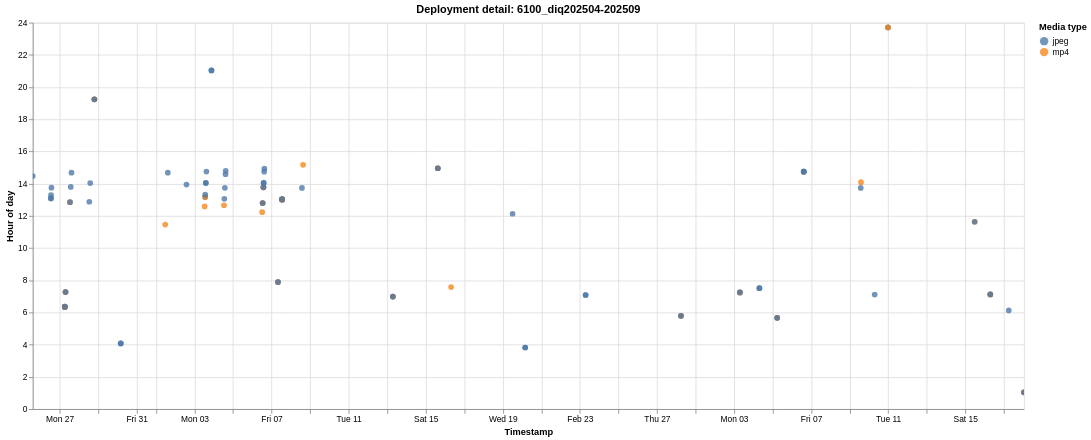

This figure's Vega-Lite source:
### Vega-Lite specification from a JSON file in a GitHub repository (floating-point values rounded to 4 significant figures)
{"$schema": "https://vega.github.io/schema/vega-lite/v6.1.0.json", "config": {"view": {"continuousHeight": 300, "continuousWidth": 300}}, "data": {"name": "data-4d01d35bcd342b71f752c913e9ed1472"}, "datasets": {"data-4d01d35bcd342b71f752c913e9ed1472": [{"deployment": "6100_diq202504-202509", "deployment_order": 23, "event_index": 0, "hour_of_day": 14.47, "media_type": "jpeg", "timestamp": "2025-01-25T14:28:22"}, {"deployment": "6100_diq202504-202509", "deployment_order": 23, "event_index": 1, "hour_of_day": 13.07, "media_type": "jpeg", "timestamp": "2025-01-26T13:04:20"}, {"deployment": "6100_diq202504-202509", "deployment_order": 23, "event_index": 2, "hour_of_day": 13.1, "media_type": "jpeg", "timestamp": "2025-01-26T13:06:05"}, {"deployment": "6100_diq202504-202509", "deployment_order": 23, "event_index": 3, "hour_of_day": 13.29, "media_type": "jpeg", "timestamp": "2025-01-26T13:17:14"}, {"deployment": "6100_diq202504-202509", "deployment_order": 23, "event_index": 4, "hour_of_day": 13.75, "media_type": "jpeg", "timestamp": "2025-01-26T13:45:15"}, {"deployment": "6100_diq202504-202509", "deployment_order": 23, "event_index": 5, "hour_of_day": 6.347, "media_type": "jpeg", "timestamp": "2025-01-27T06:20:48"}, {"deployment": "6100_diq202504-202509", "deployment_order": 23, "event_index": 6, "hour_of_day": 6.347, "media_type": "mp4", "timestamp": "2025-01-27T06:20:48"}, {"deployment": "6100_diq202504-202509", "deployment_order": 23, "event_index": 7, "hour_of_day": 6.347, "media_type": "jpeg", "timestamp": "2025-01-27T06:20:49"}, {"deployment": "6100_diq202504-202509", "deployment_order": 23, "event_index": 8, "hour_of_day": 6.36, "media_type": "jpeg", "timestamp": "2025-01-27T06:21:36"}, {"deployment": "6100_diq202504-202509", "deployment_order": 23, "event_index": 9, "hour_of_day": 6.36, "media_type": "mp4", "timestamp": "2025-01-27T06:21:36"}, {"deployment": "6100_diq202504-202509", "deployment_order": 23, "event_index": 10, "hour_of_day": 6.36, "media_type": "jpeg", "timestamp": "2025-01-27T06:21:37"}, {"deployment": "6100_diq202504-202509", "deployment_order": 23, "event_index": 11, "hour_of_day": 7.272, "media_type": "jpeg", "timestamp": "2025-01-27T07:16:21"}, {"deployment": "6100_diq202504-202509", "deployment_order": 23, "event_index": 12, "hour_of_day": 7.272, "media_type": "mp4", "timestamp": "2025-01-27T07:16:21"}, {"deployment": "6100_diq202504-202509", "deployment_order": 23, "event_index": 13, "hour_of_day": 7.273, "media_type": "jpeg", "timestamp": "2025-01-27T07:16:22"}, {"deployment": "6100_diq202504-202509", "deployment_order": 23, "event_index": 14, "hour_of_day": 12.85, "media_type": "mp4", "timestamp": "2025-01-27T12:51:05"}, {"deployment": "6100_diq202504-202509", "deployment_order": 23, "event_index": 15, "hour_of_day": 12.85, "media_type": "jpeg", "timestamp": "2025-01-27T12:51:06"}, {"deployment": "6100_diq202504-202509", "deployment_order": 23, "event_index": 16, "hour_of_day": 13.8, "media_type": "jpeg", "timestamp": "2025-01-27T13:47:50"}, {"deployment": "6100_diq202504-202509", "deployment_order": 23, "event_index": 17, "hour_of_day": 14.68, "media_type": "jpeg", "timestamp": "2025-01-27T14:40:57"}, {"deployment": "6100_diq202504-202509", "deployment_order": 23, "event_index": 18, "hour_of_day": 12.88, "media_type": "jpeg", "timestamp": "2025-01-28T12:52:41"}, {"deployment": "6100_diq202504-202509", "deployment_order": 23, "event_index": 19, "hour_of_day": 14.04, "media_type": "jpeg", "timestamp": "2025-01-28T14:02:07"}, {"deployment": "6100_diq202504-202509", "deployment_order": 23, "event_index": 20, "hour_of_day": 19.24, "media_type": "jpeg", "timestamp": "2025-01-28T19:14:28"}, {"deployment": "6100_diq202504-202509", "deployment_order": 23, "event_index": 21, "hour_of_day": 19.24, "media_type": "mp4", "timestamp": "2025-01-28T19:14:28"}, {"deployment": "6100_diq202504-202509", "deployment_order": 23, "event_index": 22, "hour_of_day": 19.24, "media_type": "jpeg", "timestamp": "2025-01-28T19:14:29"}, {"deployment": "6100_diq202504-202509", "deployment_order": 23, "event_index": 23, "hour_of_day": 4.078, "media_type": "jpeg", "timestamp": "2025-01-30T04:04:40"}, {"deployment": "6100_diq202504-202509", "deployment_order": 23, "event_index": 24, "hour_of_day": 4.078, "media_type": "jpeg", "timestamp": "2025-01-30T04:04:41"}, {"deployment": "6100_diq202504-202509", "deployment_order": 23, "event_index": 25, "hour_of_day": 11.46, "media_type": "mp4", "timestamp": "2025-02-01T11:27:26"}, {"deployment": "6100_diq202504-202509", "deployment_order": 23, "event_index": 26, "hour_of_day": 14.68, "media_type": "jpeg", "timestamp": "2025-02-01T14:41:04"}, {"deployment": "6100_diq202504-202509", "deployment_order": 23, "event_index": 27, "hour_of_day": 13.94, "media_type": "jpeg", "timestamp": "2025-02-02T13:56:33"}, {"deployment": "6100_diq202504-202509", "deployment_order": 23, "event_index": 28, "hour_of_day": 12.59, "media_type": "mp4", "timestamp": "2025-02-03T12:35:14"}, {"deployment": "6100_diq202504-202509", "deployment_order": 23, "event_index": 29, "hour_of_day": 13.17, "media_type": "jpeg", "timestamp": "2025-02-03T13:10:06"}, {"deployment": "6100_diq202504-202509", "deployment_order": 23, "event_index": 30, "hour_of_day": 13.17, "media_type": "mp4", "timestamp": "2025-02-03T13:10:06"}, {"deployment": "6100_diq202504-202509", "deployment_order": 23, "event_index": 31, "hour_of_day": 13.31, "media_type": "jpeg", "timestamp": "2025-02-03T13:18:52"}, {"deployment": "6100_diq202504-202509", "deployment_order": 23, "event_index": 32, "hour_of_day": 14.04, "media_type": "jpeg", "timestamp": "2025-02-03T14:02:15"}, {"deployment": "6100_diq202504-202509", "deployment_order": 23, "event_index": 33, "hour_of_day": 14.05, "media_type": "jpeg", "timestamp": "2025-02-03T14:03:03"}, {"deployment": "6100_diq202504-202509", "deployment_order": 23, "event_index": 34, "hour_of_day": 14.75, "media_type": "jpeg", "timestamp": "2025-02-03T14:45:17"}, {"deployment": "6100_diq202504-202509", "deployment_order": 23, "event_index": 35, "hour_of_day": 21.03, "media_type": "jpeg", "timestamp": "2025-02-03T21:01:57"}, {"deployment": "6100_diq202504-202509", "deployment_order": 23, "event_index": 36, "hour_of_day": 21.03, "media_type": "jpeg", "timestamp": "2025-02-03T21:01:58"}, {"deployment": "6100_diq202504-202509", "deployment_order": 23, "event_index": 37, "hour_of_day": 12.65, "media_type": "mp4", "timestamp": "2025-02-04T12:39:12"}, {"deployment": "6100_diq202504-202509", "deployment_order": 23, "event_index": 38, "hour_of_day": 13.06, "media_type": "jpeg", "timestamp": "2025-02-04T13:03:26"}, {"deployment": "6100_diq202504-202509", "deployment_order": 23, "event_index": 39, "hour_of_day": 13.74, "media_type": "jpeg", "timestamp": "2025-02-04T13:44:30"}, {"deployment": "6100_diq202504-202509", "deployment_order": 23, "event_index": 40, "hour_of_day": 14.59, "media_type": "jpeg", "timestamp": "2025-02-04T14:35:28"}, {"deployment": "6100_diq202504-202509", "deployment_order": 23, "event_index": 41, "hour_of_day": 14.8, "media_type": "jpeg", "timestamp": "2025-02-04T14:48:08"}, {"deployment": "6100_diq202504-202509", "deployment_order": 23, "event_index": 42, "hour_of_day": 12.23, "media_type": "mp4", "timestamp": "2025-02-06T12:13:42"}, {"deployment": "6100_diq202504-202509", "deployment_order": 23, "event_index": 43, "hour_of_day": 12.79, "media_type": "jpeg", "timestamp": "2025-02-06T12:47:39"}, {"deployment": "6100_diq202504-202509", "deployment_order": 23, "event_index": 44, "hour_of_day": 12.79, "media_type": "mp4", "timestamp": "2025-02-06T12:47:39"}, {"deployment": "6100_diq202504-202509", "deployment_order": 23, "event_index": 45, "hour_of_day": 12.79, "media_type": "jpeg", "timestamp": "2025-02-06T12:47:40"}, {"deployment": "6100_diq202504-202509", "deployment_order": 23, "event_index": 46, "hour_of_day": 13.77, "media_type": "jpeg", "timestamp": "2025-02-06T13:46:25"}, {"deployment": "6100_diq202504-202509", "deployment_order": 23, "event_index": 47, "hour_of_day": 13.77, "media_type": "mp4", "timestamp": "2025-02-06T13:46:25"}, {"deployment": "6100_diq202504-202509", "deployment_order": 23, "event_index": 48, "hour_of_day": 13.77, "media_type": "jpeg", "timestamp": "2025-02-06T13:46:26"}, {"deployment": "6100_diq202504-202509", "deployment_order": 23, "event_index": 49, "hour_of_day": 14.02, "media_type": "jpeg", "timestamp": "2025-02-06T14:01:23"}, {"deployment": "6100_diq202504-202509", "deployment_order": 23, "event_index": 50, "hour_of_day": 14.06, "media_type": "jpeg", "timestamp": "2025-02-06T14:03:49"}, {"deployment": "6100_diq202504-202509", "deployment_order": 23, "event_index": 51, "hour_of_day": 14.75, "media_type": "jpeg", "timestamp": "2025-02-06T14:44:49"}, {"deployment": "6100_diq202504-202509", "deployment_order": 23, "event_index": 52, "hour_of_day": 14.94, "media_type": "jpeg", "timestamp": "2025-02-06T14:56:27"}, {"deployment": "6100_diq202504-202509", "deployment_order": 23, "event_index": 53, "hour_of_day": 7.889, "media_type": "jpeg", "timestamp": "2025-02-07T07:53:22"}, {"deployment": "6100_diq202504-202509", "deployment_order": 23, "event_index": 54, "hour_of_day": 7.889, "media_type": "mp4", "timestamp": "2025-02-07T07:53:22"}, {"deployment": "6100_diq202504-202509", "deployment_order": 23, "event_index": 55, "hour_of_day": 7.89, "media_type": "jpeg", "timestamp": "2025-02-07T07:53:23"}, {"deployment": "6100_diq202504-202509", "deployment_order": 23, "event_index": 56, "hour_of_day": 13.01, "media_type": "jpeg", "timestamp": "2025-02-07T13:00:52"}, {"deployment": "6100_diq202504-202509", "deployment_order": 23, "event_index": 57, "hour_of_day": 13.01, "media_type": "mp4", "timestamp": "2025-02-07T13:00:52"}, {"deployment": "6100_diq202504-202509", "deployment_order": 23, "event_index": 58, "hour_of_day": 13.01, "media_type": "jpeg", "timestamp": "2025-02-07T13:00:53"}, {"deployment": "6100_diq202504-202509", "deployment_order": 23, "event_index": 59, "hour_of_day": 13.02, "media_type": "jpeg", "timestamp": "2025-02-07T13:01:24"}, {"deployment": "6100_diq202504-202509", "deployment_order": 23, "event_index": 60, "hour_of_day": 13.02, "media_type": "mp4", "timestamp": "2025-02-07T13:01:24"}, {"deployment": "6100_diq202504-202509", "deployment_order": 23, "event_index": 61, "hour_of_day": 13.02, "media_type": "jpeg", "timestamp": "2025-02-07T13:01:25"}, {"deployment": "6100_diq202504-202509", "deployment_order": 23, "event_index": 62, "hour_of_day": 13.03, "media_type": "jpeg", "timestamp": "2025-02-07T13:02:04"}, {"deployment": "6100_diq202504-202509", "deployment_order": 23, "event_index": 63, "hour_of_day": 13.03, "media_type": "mp4", "timestamp": "2025-02-07T13:02:04"}, {"deployment": "6100_diq202504-202509", "deployment_order": 23, "event_index": 64, "hour_of_day": 13.03, "media_type": "jpeg", "timestamp": "2025-02-07T13:02:05"}, {"deployment": "6100_diq202504-202509", "deployment_order": 23, "event_index": 65, "hour_of_day": 13.74, "media_type": "jpeg", "timestamp": "2025-02-08T13:44:15"}, {"deployment": "6100_diq202504-202509", "deployment_order": 23, "event_index": 66, "hour_of_day": 15.17, "media_type": "mp4", "timestamp": "2025-02-08T15:10:18"}, {"deployment": "6100_diq202504-202509", "deployment_order": 23, "event_index": 67, "hour_of_day": 6.99, "media_type": "jpeg", "timestamp": "2025-02-13T06:59:25"}, {"deployment": "6100_diq202504-202509", "deployment_order": 23, "event_index": 68, "hour_of_day": 6.99, "media_type": "mp4", "timestamp": "2025-02-13T06:59:25"}, {"deployment": "6100_diq202504-202509", "deployment_order": 23, "event_index": 69, "hour_of_day": 6.991, "media_type": "jpeg", "timestamp": "2025-02-13T06:59:26"}, {"deployment": "6100_diq202504-202509", "deployment_order": 23, "event_index": 70, "hour_of_day": 14.96, "media_type": "jpeg", "timestamp": "2025-02-15T14:57:29"}, {"deployment": "6100_diq202504-202509", "deployment_order": 23, "event_index": 71, "hour_of_day": 14.96, "media_type": "mp4", "timestamp": "2025-02-15T14:57:29"}, {"deployment": "6100_diq202504-202509", "deployment_order": 23, "event_index": 72, "hour_of_day": 14.96, "media_type": "jpeg", "timestamp": "2025-02-15T14:57:30"}, {"deployment": "6100_diq202504-202509", "deployment_order": 23, "event_index": 73, "hour_of_day": 7.577, "media_type": "mp4", "timestamp": "2025-02-16T07:34:38"}, {"deployment": "6100_diq202504-202509", "deployment_order": 23, "event_index": 74, "hour_of_day": 12.13, "media_type": "jpeg", "timestamp": "2025-02-19T12:07:53"}, {"deployment": "6100_diq202504-202509", "deployment_order": 23, "event_index": 75, "hour_of_day": 3.826, "media_type": "jpeg", "timestamp": "2025-02-20T03:49:33"}, {"deployment": "6100_diq202504-202509", "deployment_order": 23, "event_index": 76, "hour_of_day": 3.826, "media_type": "jpeg", "timestamp": "2025-02-20T03:49:34"}, {"deployment": "6100_diq202504-202509", "deployment_order": 23, "event_index": 77, "hour_of_day": 7.086, "media_type": "jpeg", "timestamp": "2025-02-23T07:05:11"}, {"deployment": "6100_diq202504-202509", "deployment_order": 23, "event_index": 78, "hour_of_day": 7.087, "media_type": "jpeg", "timestamp": "2025-02-23T07:05:12"}, {"deployment": "6100_diq202504-202509", "deployment_order": 23, "event_index": 79, "hour_of_day": 5.789, "media_type": "jpeg", "timestamp": "2025-02-28T05:47:22"}, {"deployment": "6100_diq202504-202509", "deployment_order": 23, "event_index": 80, "hour_of_day": 5.789, "media_type": "mp4", "timestamp": "2025-02-28T05:47:22"}, {"deployment": "6100_diq202504-202509", "deployment_order": 23, "event_index": 81, "hour_of_day": 5.79, "media_type": "jpeg", "timestamp": "2025-02-28T05:47:23"}, {"deployment": "6100_diq202504-202509", "deployment_order": 23, "event_index": 82, "hour_of_day": 7.243, "media_type": "jpeg", "timestamp": "2025-03-03T07:14:36"}, {"deployment": "6100_diq202504-202509", "deployment_order": 23, "event_index": 83, "hour_of_day": 7.243, "media_type": "mp4", "timestamp": "2025-03-03T07:14:36"}, {"deployment": "6100_diq202504-202509", "deployment_order": 23, "event_index": 84, "hour_of_day": 7.244, "media_type": "jpeg", "timestamp": "2025-03-03T07:14:37"}, {"deployment": "6100_diq202504-202509", "deployment_order": 23, "event_index": 85, "hour_of_day": 7.51, "media_type": "jpeg", "timestamp": "2025-03-04T07:30:37"}, {"deployment": "6100_diq202504-202509", "deployment_order": 23, "event_index": 86, "hour_of_day": 7.511, "media_type": "jpeg", "timestamp": "2025-03-04T07:30:38"}, {"deployment": "6100_diq202504-202509", "deployment_order": 23, "event_index": 87, "hour_of_day": 5.668, "media_type": "jpeg", "timestamp": "2025-03-05T05:40:05"}, {"deployment": "6100_diq202504-202509", "deployment_order": 23, "event_index": 88, "hour_of_day": 5.668, "media_type": "mp4", "timestamp": "2025-03-05T05:40:05"}, {"deployment": "6100_diq202504-202509", "deployment_order": 23, "event_index": 89, "hour_of_day": 5.668, "media_type": "jpeg", "timestamp": "2025-03-05T05:40:06"}, {"deployment": "6100_diq202504-202509", "deployment_order": 23, "event_index": 90, "hour_of_day": 14.74, "media_type": "jpeg", "timestamp": "2025-03-06T14:44:22"}, {"deployment": "6100_diq202504-202509", "deployment_order": 23, "event_index": 91, "hour_of_day": 14.74, "media_type": "mp4", "timestamp": "2025-03-06T14:44:22"}, {"deployment": "6100_diq202504-202509", "deployment_order": 23, "event_index": 92, "hour_of_day": 14.74, "media_type": "jpeg", "timestamp": "2025-03-06T14:44:23"}, {"deployment": "6100_diq202504-202509", "deployment_order": 23, "event_index": 93, "hour_of_day": 14.76, "media_type": "jpeg", "timestamp": "2025-03-06T14:45:47"}, {"deployment": "6100_diq202504-202509", "deployment_order": 23, "event_index": 94, "hour_of_day": 13.74, "media_type": "jpeg", "timestamp": "2025-03-09T13:44:21"}, {"deployment": "6100_diq202504-202509", "deployment_order": 23, "event_index": 95, "hour_of_day": 14.09, "media_type": "mp4", "timestamp": "2025-03-09T14:05:28"}, {"deployment": "6100_diq202504-202509", "deployment_order": 23, "event_index": 96, "hour_of_day": 7.111, "media_type": "jpeg", "timestamp": "2025-03-10T07:06:40"}, {"deployment": "6100_diq202504-202509", "deployment_order": 23, "event_index": 97, "hour_of_day": 23.71, "media_type": "jpeg", "timestamp": "2025-03-10T23:42:22"}, {"deployment": "6100_diq202504-202509", "deployment_order": 23, "event_index": 98, "hour_of_day": 23.71, "media_type": "mp4", "timestamp": "2025-03-10T23:42:22"}, {"deployment": "6100_diq202504-202509", "deployment_order": 23, "event_index": 99, "hour_of_day": 11.63, "media_type": "mp4", "timestamp": "2025-03-15T11:38:04"}, {"deployment": "6100_diq202504-202509", "deployment_order": 23, "event_index": 100, "hour_of_day": 11.63, "media_type": "jpeg", "timestamp": "2025-03-15T11:38:05"}, {"deployment": "6100_diq202504-202509", "deployment_order": 23, "event_index": 101, "hour_of_day": 7.119, "media_type": "jpeg", "timestamp": "2025-03-16T07:07:10"}, {"deployment": "6100_diq202504-202509", "deployment_order": 23, "event_index": 102, "hour_of_day": 7.119, "media_type": "mp4", "timestamp": "2025-03-16T07:07:10"}, {"deployment": "6100_diq202504-202509", "deployment_order": 23, "event_index": 103, "hour_of_day": 7.12, "media_type": "jpeg", "timestamp": "2025-03-16T07:07:11"}, {"deployment": "6100_diq202504-202509", "deployment_order": 23, "event_index": 104, "hour_of_day": 6.131, "media_type": "jpeg", "timestamp": "2025-03-17T06:07:50"}, {"deployment": "6100_diq202504-202509", "deployment_order": 23, "event_index": 105, "hour_of_day": 1.04, "media_type": "jpeg", "timestamp": "2025-03-18T01:02:25"}, {"deployment": "6100_diq202504-202509", "deployment_order": 23, "event_index": 106, "hour_of_day": 1.04, "media_type": "mp4", "timestamp": "2025-03-18T01:02:25"}, {"deployment": "6100_diq202504-202509", "deployment_order": 23, "event_index": 107, "hour_of_day": 1.041, "media_type": "jpeg", "timestamp": "2025-03-18T01:02:26"}]}, "encoding": {"color": {"field": "media_type", "scale": {"scheme": "tableau10"}, "title": "Media type", "type": "nominal"}, "shape": {"field": "media_type", "title": "Media type", "type": "nominal"}, "tooltip": [{"field": "deployment", "title": "Deployment", "type": "nominal"}, {"field": "timestamp", "format": "%Y-%m-%d %H:%M:%S", "title": "Timestamp", "type": "temporal"}, {"field": "hour_of_day", "format": ".2f", "title": "Hour of day", "type": "quantitative"}, {"field": "media_type", "title": "Media type", "type": "nominal"}], "x": {"field": "timestamp", "title": "Timestamp", "type": "temporal"}, "y": {"field": "hour_of_day", "scale": {"domain": [0, 24]}, "title": "Hour of day", "type": "quantitative"}}, "height": 460, "mark": {"opacity": 0.78, "size": 46, "type": "circle"}, "params": [{"bind": "scales", "name": "param_1e9efca18e7a2868", "select": {"encodings": ["x", "y"], "type": "interval"}}], "title": "Deployment detail: 6100_diq202504-202509", "width": 1180}
